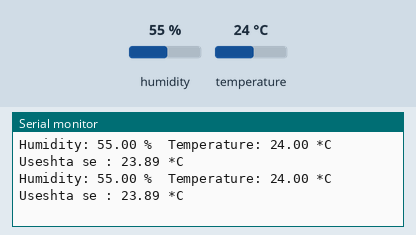
The sketch below on a simulated Arduino Uno, built with avr-gcc and run on an emulated ATmega328P. Parts: the last lines printed to the serial monitor. Inputs (shaded band) come from the test bench; at power-on: humidity 55 %, temperature 24 °C.

Above: at 2.8 s.
2.9 s: humidity set to 22 %
At 4.5 s:
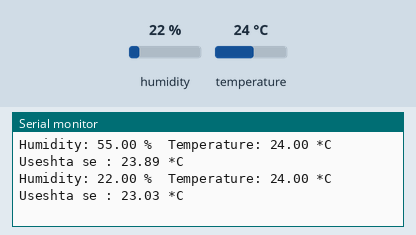
5.6 s: temperature set to 28 °C
At 6.0 s:
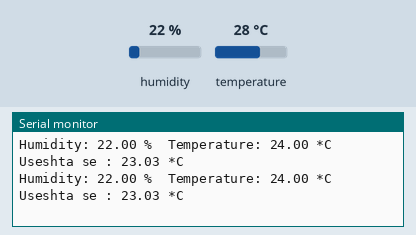
11.6 s: humidity set to 40 %
At 12.0 s:
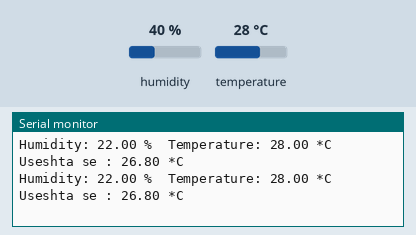
Timing chart, 0 to 14.6 s (numbered marks = the images above; inputs shaded):
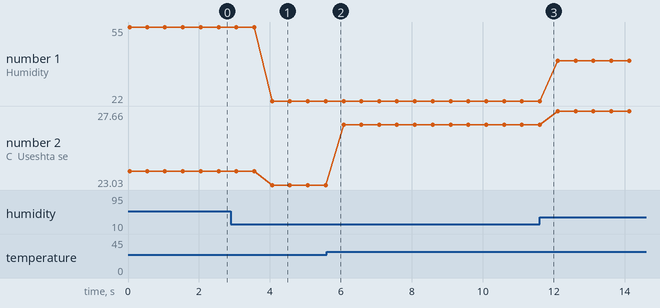

Measured:
- after the input at 2.9 s, the serial monitor: prints a new line after 1.2 s (image 1)
- plotted number 1: 22 → 40 after the input at 11.6 s
- plotted number 2: 23.89 → 23.03 after the input at 2.9 s, 23.03 → 26.8 after the input at 5.6 s, 26.8 → 27.66 after the input at 11.6 s

The sketch:

DHT22_RedRobot_DRAKO_v2.ino
```cpp
#include "DHT.h"
#define DHTPIN 4                // сензор на цифров пин 4
#define DHTTYPE DHT22           // сензор DHT22  (AM2302)
DHT dht(DHTPIN, DHTTYPE);

// ======================= SETUP ======================
void setup() {
  Serial.begin(9600);
  Serial.println("DHT22 sensor za vlajnost i temperatura!");
  dht.begin();
}

// ====================== LOOP =======================
void loop() {
  float h = dht.readHumidity();                         // прочитане на стойността на влажността
  float t = dht.readTemperature();                      //прочитане на стойността на темп в Целзий
  float hic = dht.computeHeatIndex(t, h, false);

  Serial.print("Humidity: ");
  Serial.print(h);
  Serial.print(" %\t");
  Serial.print("Temperature: ");
  Serial.print(t);
  Serial.print(" *C\t");
  Serial.print("Useshta se : ");
  Serial.print(hic);
  Serial.print(" *C ");
  Serial.print('\n');
  delay(500);
}
```
